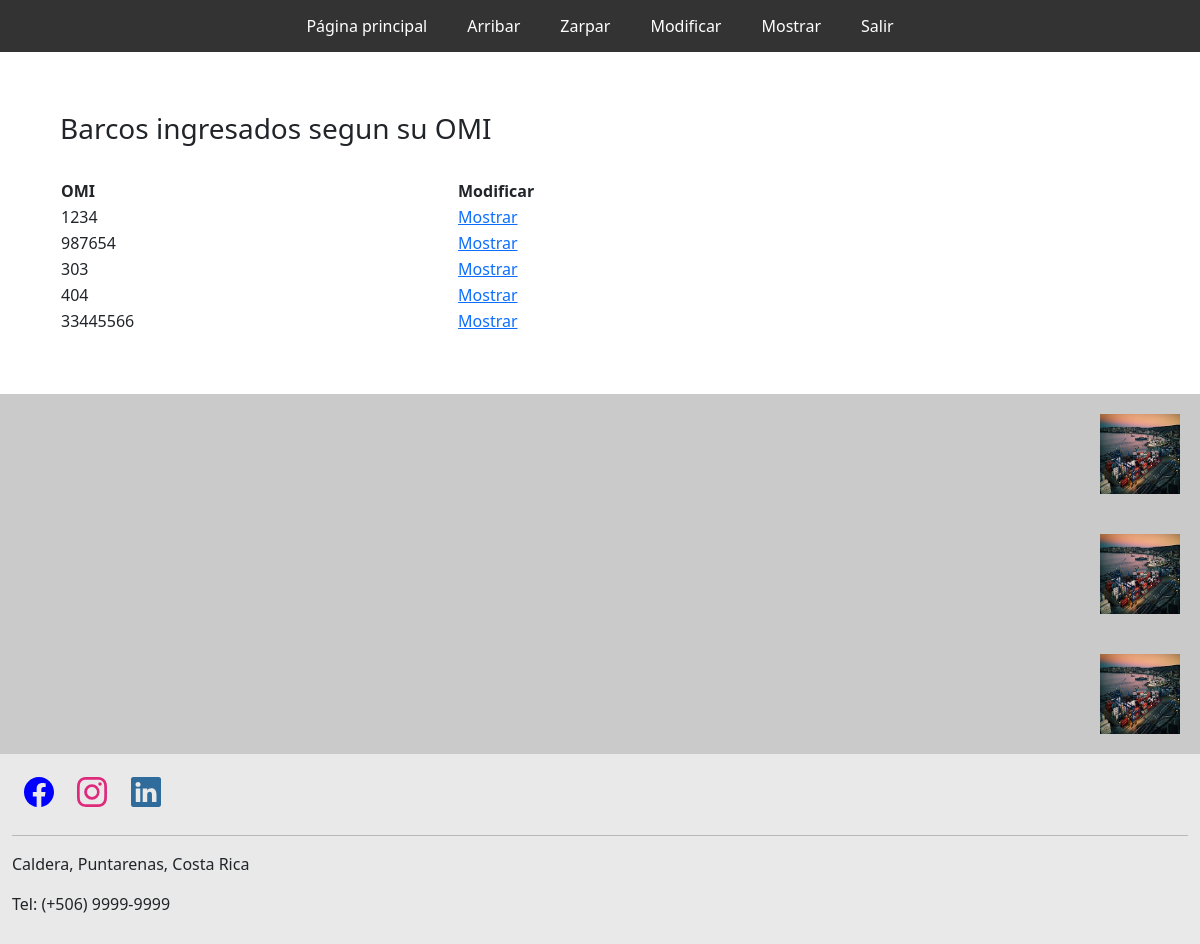
Screenshot of /modificar.php with the database file from the repository.
### tables this page shows
CREATE TABLE barcos (
  idbarcos int(11) PRIMARY KEY NOT NULL AUTO_INCREMENT,
  Nombre varchar(45) NOT NULL,
  Id int(11) NOT NULL,
  CantidadContenedores int(10) NOT NULL,
  Peso double NOT NULL,
  TipoDeProducto varchar(45) NOT NULL);

### consultaBD.php (called while the page is built, shortened)
<?php
function ConsultaSQL($elQuery)
{
    $conexion = Conecta();
    $queryDevuelto = $conexion->query($elQuery);
    return $queryDevuelto;
}
?>

### modificar.php (the view, shortened to what this page needs)
<!DOCTYPE html>
<html lang="es">
<head>
    <link href="css/General.css" rel="stylesheet">
    <link href="css/Layout.css" rel="stylesheet">
    <link href="https://cdn.jsdelivr.net/npm/bootstrap@5.1.3/dist/css/bootstrap.min.css" rel="stylesheet">
</head>
<body>
    <div class="Menu">
        <a href="index.php">Página principal</a>
        <a href="arribar.php">Arribar</a>
        <a href="zarpar.php">Zarpar</a>
        <a href="modificar.php">Modificar</a>
        <a href="mostrar.php">Mostrar</a>
        <a href="Login.php">Salir</a>
    </div>
    <div class="principal">
        <?php
        require_once 'consultaBD.php';
        ImprimeDatos();
        function ImprimeDatos()
        {
            $elSQL = "SELECT id AS OMI, idbarcos as id FROM  shidalgo.barcos";
            $miQuery = ConsultaSQL($elSQL);
            echo "<div id=ContactDiv>";
            echo "<h3>Barcos ingresados segun su OMI</h3>";
            echo "<br>";
            imprimeTabla($miQuery);
            echo "</div>";
        }
        function imprimeTabla($miQuery)
        {
            echo "<table WIDTH=75%>";
            echo "<tr>";
            echo " <th> OMI  </th>";
            echo " <th> Modificar </th>";
            echo "</tr>";
            if ($miQuery->num_rows > 0) {
                echo "<tr>";
                while ($row = $miQuery->fetch_assoc()) {
                    echo "<td >" . $row["OMI"] .      "</td> ";
                    echo "<td>" . "<a href='modificarBarco.php?idBarcos="    .  $row["id"] .
                        "'>Mostrar</a>" .   "</td>";;
                    echo "</tr>";
                }
            } else {
                echo "<tr>";
                echo " <th> No existen barcos en la base de datos </th>";
                echo "</tr>";
            }
            echo "</table>";
        }
        ?>
    </div>
    <div class="derecha">
        <div class="noticias">
            <img src="Imagenes/Noticias/Noticia1.jpg">
        </div>
        <div class="noticias">
            <img src="Imagenes/Noticias/Noticia1.jpg">
        </div>
        <div class="noticias">
            <img src="Imagenes/Noticias/Noticia1.jpg">
        </div>
    </div>
    <div class="footer">
        <div class="Redes">
            <div>
                <a href="https://www.facebook.com/">
                </a>
            </div>
            <div>
                <a href="https://www.instagram.com/?hl=es">
                </a>
            </div>
            <div>
                <a href="https://www.linkedin.com/">
                </a>
            </div>
        </div>
        <hr>
        <p style="text-align: left;">Caldera, Puntarenas, Costa Rica</p>
        <p style="text-align: left;">Tel: (+506) 9999-9999</p>
    </div>
</body>
</html>

### css/General.css (style rules this page uses)
* { box-sizing: border-box; }
.Menu { display: flex; justify-content: center; background-color: #333; }
.Menu a { color: white; padding: 14px 20px; text-decoration: none; text-align: center; }
.derecha { background-color: rgb(202, 202, 202); display: flex; justify-content: center; flex-direction: column; }
.noticias { display: flex; flex-direction: row-reverse; padding: 15px; }
.noticias img { width: 80px; height: 80px; align-items: flex-end; margin: 5px; }
.footer { background-color: #e9e9e9; padding: 1%; }
.Redes { display: flex; flex-direction: row; }
.Redes>div { margin: 1%; }

### css/Layout.css (style rules this page uses)
.principal { grid-area: main; padding: 5%; }
.derecha { grid-area: right; }
.footer { grid-area: footer; }
.Menu { grid-area: menu; padding-top: 0%; }

### rows the page displays
barcos: Id "1234"
barcos: Id "987654"
barcos: Id "303"
barcos: Id "404"
barcos: Id "33445566"
